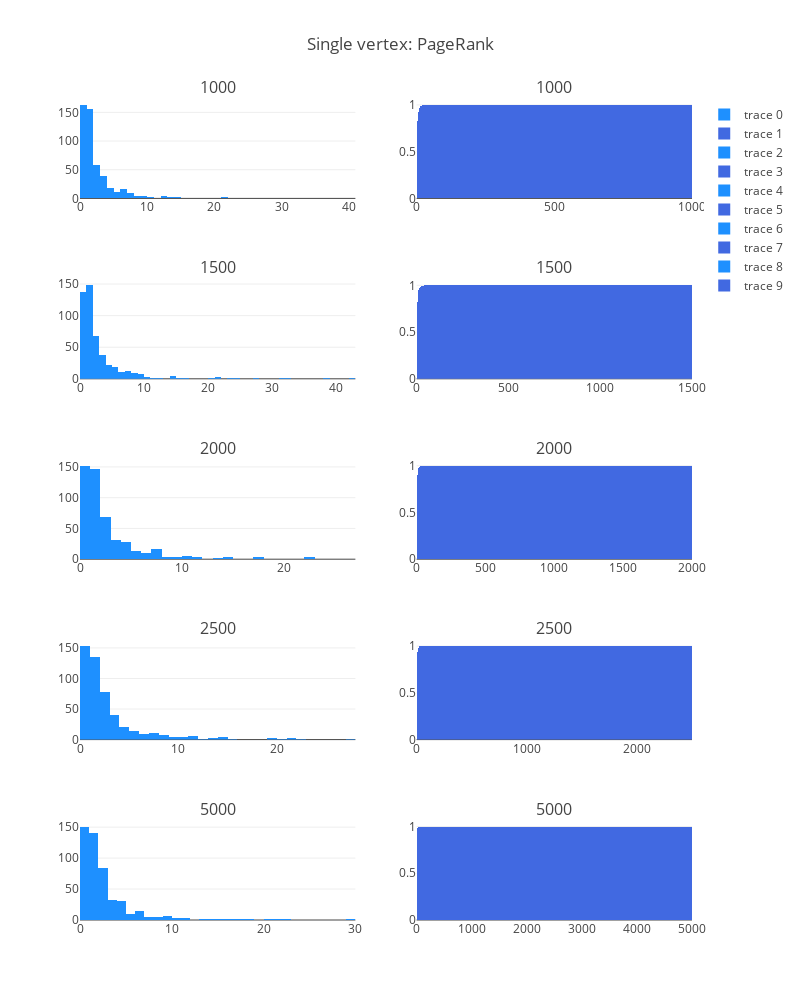

This figure's notebook cell:
### Code cell
fig['layout'].update(height=1000, width=800, title='Single vertex: PageRank')
iplot(fig, filename='simple-subplot')

### Figure 1 — Plotly figure (JSON) as saved in the notebook; plotly's stock layout.template omitted (floating-point values rounded to 4 significant figures; data arrays with more than 128 entries replaced by an {"elided": "..."} marker saying what was removed)
{"data": [{"marker": {"color": "dodgerblue"}, "type": "histogram", "x": {"elided": "500 int values"}, "xaxis": "x1", "xbins": {"end": 1000, "size": 1, "start": 0}, "yaxis": "y1"}, {"cumulative": {"enabled": true}, "histnorm": "probability", "marker": {"color": "royalblue"}, "type": "histogram", "x": {"elided": "500 int values"}, "xaxis": "x2", "xbins": {"end": 1000, "size": 1, "start": 0}, "yaxis": "y2"}, {"marker": {"color": "dodgerblue"}, "type": "histogram", "x": {"elided": "500 int values"}, "xaxis": "x3", "xbins": {"end": 1500, "size": 1, "start": 0}, "yaxis": "y3"}, {"cumulative": {"enabled": true}, "histnorm": "probability", "marker": {"color": "royalblue"}, "type": "histogram", "x": {"elided": "500 int values"}, "xaxis": "x4", "xbins": {"end": 1500, "size": 1, "start": 0}, "yaxis": "y4"}, {"marker": {"color": "dodgerblue"}, "type": "histogram", "x": {"elided": "500 int values"}, "xaxis": "x5", "xbins": {"end": 2000, "size": 1, "start": 0}, "yaxis": "y5"}, {"cumulative": {"enabled": true}, "histnorm": "probability", "marker": {"color": "royalblue"}, "type": "histogram", "x": {"elided": "500 int values"}, "xaxis": "x6", "xbins": {"end": 2000, "size": 1, "start": 0}, "yaxis": "y6"}, {"marker": {"color": "dodgerblue"}, "type": "histogram", "x": {"elided": "500 int values"}, "xaxis": "x7", "xbins": {"end": 2500, "size": 1, "start": 0}, "yaxis": "y7"}, {"cumulative": {"enabled": true}, "histnorm": "probability", "marker": {"color": "royalblue"}, "type": "histogram", "x": {"elided": "500 int values"}, "xaxis": "x8", "xbins": {"end": 2500, "size": 1, "start": 0}, "yaxis": "y8"}, {"marker": {"color": "dodgerblue"}, "type": "histogram", "x": {"elided": "500 int values"}, "xaxis": "x9", "xbins": {"end": 5000, "size": 1, "start": 0}, "yaxis": "y9"}, {"cumulative": {"enabled": true}, "histnorm": "probability", "marker": {"color": "royalblue"}, "type": "histogram", "x": {"elided": "500 int values"}, "xaxis": "x10", "xbins": {"end": 5000, "size": 1, "start": 0}, "yaxis": "y10"}], "layout": {"annotations": [{"font": {"size": 16}, "showarrow": false, "text": "1000", "x": 0.225, "xanchor": "center", "xref": "paper", "y": 1, "yanchor": "bottom", "yref": "paper"}, {"font": {"size": 16}, "showarrow": false, "text": "1000", "x": 0.775, "xanchor": "center", "xref": "paper", "y": 1, "yanchor": "bottom", "yref": "paper"}, {"font": {"size": 16}, "showarrow": false, "text": "1500", "x": 0.225, "xanchor": "center", "xref": "paper", "y": 0.78, "yanchor": "bottom", "yref": "paper"}, {"font": {"size": 16}, "showarrow": false, "text": "1500", "x": 0.775, "xanchor": "center", "xref": "paper", "y": 0.78, "yanchor": "bottom", "yref": "paper"}, {"font": {"size": 16}, "showarrow": false, "text": "2000", "x": 0.225, "xanchor": "center", "xref": "paper", "y": 0.56, "yanchor": "bottom", "yref": "paper"}, {"font": {"size": 16}, "showarrow": false, "text": "2000", "x": 0.775, "xanchor": "center", "xref": "paper", "y": 0.56, "yanchor": "bottom", "yref": "paper"}, {"font": {"size": 16}, "showarrow": false, "text": "2500", "x": 0.225, "xanchor": "center", "xref": "paper", "y": 0.34, "yanchor": "bottom", "yref": "paper"}, {"font": {"size": 16}, "showarrow": false, "text": "2500", "x": 0.775, "xanchor": "center", "xref": "paper", "y": 0.34, "yanchor": "bottom", "yref": "paper"}, {"font": {"size": 16}, "showarrow": false, "text": "5000", "x": 0.225, "xanchor": "center", "xref": "paper", "y": 0.12, "yanchor": "bottom", "yref": "paper"}, {"font": {"size": 16}, "showarrow": false, "text": "5000", "x": 0.775, "xanchor": "center", "xref": "paper", "y": 0.12, "yanchor": "bottom", "yref": "paper"}], "height": 1000, "title": "Single vertex: PageRank", "width": 800, "xaxis1": {"anchor": "y1", "domain": [0, 0.45]}, "xaxis10": {"anchor": "y10", "domain": [0.55, 1]}, "xaxis2": {"anchor": "y2", "domain": [0.55, 1]}, "xaxis3": {"anchor": "y3", "domain": [0, 0.45]}, "xaxis4": {"anchor": "y4", "domain": [0.55, 1]}, "xaxis5": {"anchor": "y5", "domain": [0, 0.45]}, "xaxis6": {"anchor": "y6", "domain": [0.55, 1]}, "xaxis7": {"anchor": "y7", "domain": [0, 0.45]}, "xaxis8": {"anchor": "y8", "domain": [0.55, 1]}, "xaxis9": {"anchor": "y9", "domain": [0, 0.45]}, "yaxis1": {"anchor": "x1", "domain": [0.88, 1]}, "yaxis10": {"anchor": "x10", "domain": [0, 0.12]}, "yaxis2": {"anchor": "x2", "domain": [0.88, 1]}, "yaxis3": {"anchor": "x3", "domain": [0.66, 0.78]}, "yaxis4": {"anchor": "x4", "domain": [0.66, 0.78]}, "yaxis5": {"anchor": "x5", "domain": [0.44, 0.56]}, "yaxis6": {"anchor": "x6", "domain": [0.44, 0.56]}, "yaxis7": {"anchor": "x7", "domain": [0.22, 0.34]}, "yaxis8": {"anchor": "x8", "domain": [0.22, 0.34]}, "yaxis9": {"anchor": "x9", "domain": [0, 0.12]}}}
